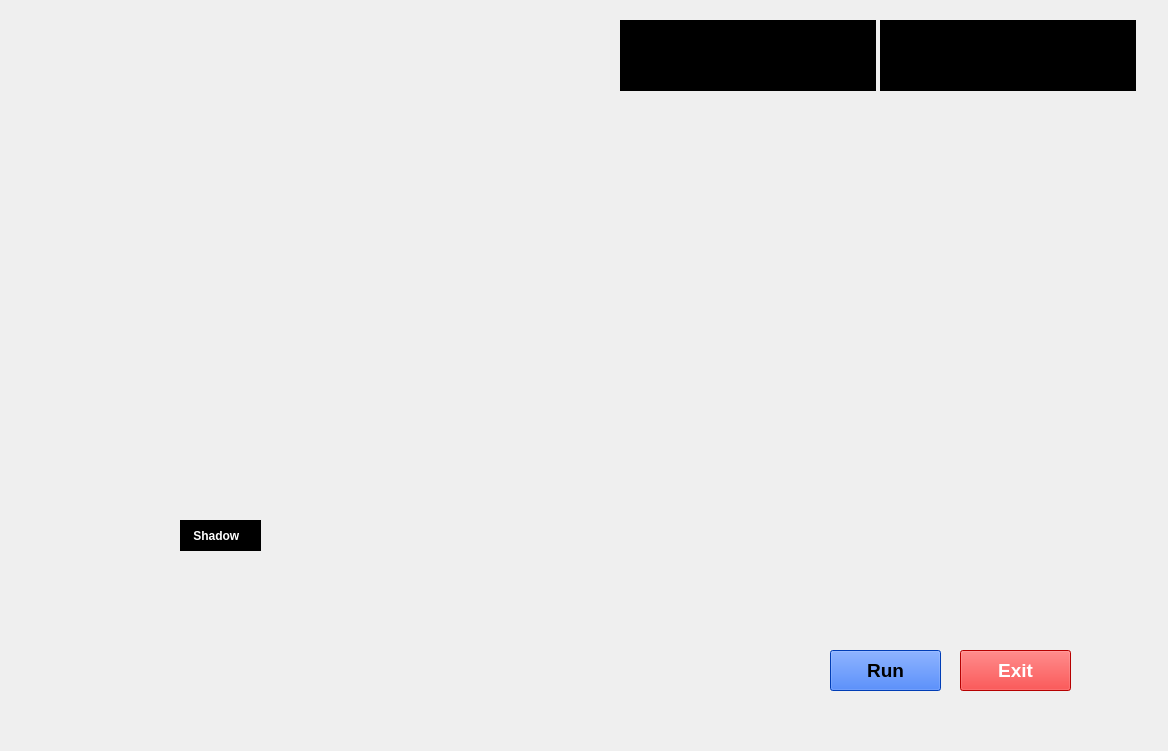
<?xml version="1.0" encoding="UTF-8"?>
<ui version="4.0">
 <class>ShadowUI</class>
 <widget class="QMainWindow" name="ShadowUI">
  <property name="geometry">
   <rect>
    <x>0</x>
    <y>0</y>
    <width>1168</width>
    <height>751</height>
   </rect>
  </property>
  <property name="minimumSize">
   <size>
    <width>1168</width>
    <height>751</height>
   </size>
  </property>
  <property name="maximumSize">
   <size>
    <width>1168</width>
    <height>751</height>
   </size>
  </property>
  <property name="windowTitle">
   <string>MainWindow</string>
  </property>
  <widget class="QWidget" name="centralwidget">
   <widget class="QLabel" name="label">
    <property name="geometry">
     <rect>
      <x>0</x>
      <y>10</y>
      <width>1171</width>
      <height>751</height>
     </rect>
    </property>
    <property name="text">
     <string/>
    </property>
    <property name="pixmap">
     <pixmap>../images/Main.gif</pixmap>
    </property>
    <property name="scaledContents">
     <bool>true</bool>
    </property>
   </widget>
   <widget class="QPushButton" name="pushButton">
    <property name="geometry">
     <rect>
      <x>830</x>
      <y>650</y>
      <width>111</width>
      <height>41</height>
     </rect>
    </property>
    <property name="font">
     <font>
      <pointsize>14</pointsize>
      <weight>75</weight>
      <bold>true</bold>
     </font>
    </property>
    <property name="styleSheet">
     <string notr="true">color: rgb(0, 0, 0);
background-color: rgb(0, 85, 255);
border-color: rgb(0, 0, 0);</string>
    </property>
    <property name="text">
     <string>Run</string>
    </property>
   </widget>
   <widget class="QPushButton" name="pushButton_2">
    <property name="geometry">
     <rect>
      <x>960</x>
      <y>650</y>
      <width>111</width>
      <height>41</height>
     </rect>
    </property>
    <property name="font">
     <font>
      <family>MS Shell Dlg 2</family>
      <pointsize>14</pointsize>
      <weight>75</weight>
      <italic>false</italic>
      <bold>true</bold>
     </font>
    </property>
    <property name="styleSheet">
     <string notr="true">background-color: rgb(255, 0, 0);
color: rgb(255, 255, 255);
border-color: rgb(0, 0, 0);</string>
    </property>
    <property name="text">
     <string>Exit</string>
    </property>
   </widget>
   <widget class="QLabel" name="label_2">
    <property name="geometry">
     <rect>
      <x>10</x>
      <y>-20</y>
      <width>441</width>
      <height>171</height>
     </rect>
    </property>
    <property name="text">
     <string/>
    </property>
    <property name="pixmap">
     <pixmap>../images/Initial.gif</pixmap>
    </property>
    <property name="scaledContents">
     <bool>true</bool>
    </property>
   </widget>
   <widget class="QTextBrowser" name="textBrowser">
    <property name="geometry">
     <rect>
      <x>620</x>
      <y>20</y>
      <width>256</width>
      <height>71</height>
     </rect>
    </property>
    <property name="font">
     <font>
      <pointsize>10</pointsize>
     </font>
    </property>
    <property name="styleSheet">
     <string notr="true">background:transparenet;
boder-radius:none;
</string>
    </property>
   </widget>
   <widget class="QTextBrowser" name="textBrowser_2">
    <property name="geometry">
     <rect>
      <x>880</x>
      <y>20</y>
      <width>256</width>
      <height>71</height>
     </rect>
    </property>
    <property name="font">
     <font>
      <pointsize>10</pointsize>
     </font>
    </property>
    <property name="styleSheet">
     <string notr="true">background:transparenet;
boder-radius:none;
</string>
    </property>
   </widget>
   <widget class="QLabel" name="label_3">
    <property name="geometry">
     <rect>
      <x>180</x>
      <y>520</y>
      <width>81</width>
      <height>31</height>
     </rect>
    </property>
    <property name="font">
     <font>
      <pointsize>9</pointsize>
      <weight>75</weight>
      <bold>true</bold>
     </font>
    </property>
    <property name="styleSheet">
     <string notr="true">color: rgb(255, 255, 255);
background-color: rgb(0, 0, 0);
text-aline:center;</string>
    </property>
    <property name="text">
     <string>    Shadow</string>
    </property>
   </widget>
  </widget>
 </widget>
 <resources/>
 <connections/>
</ui>
